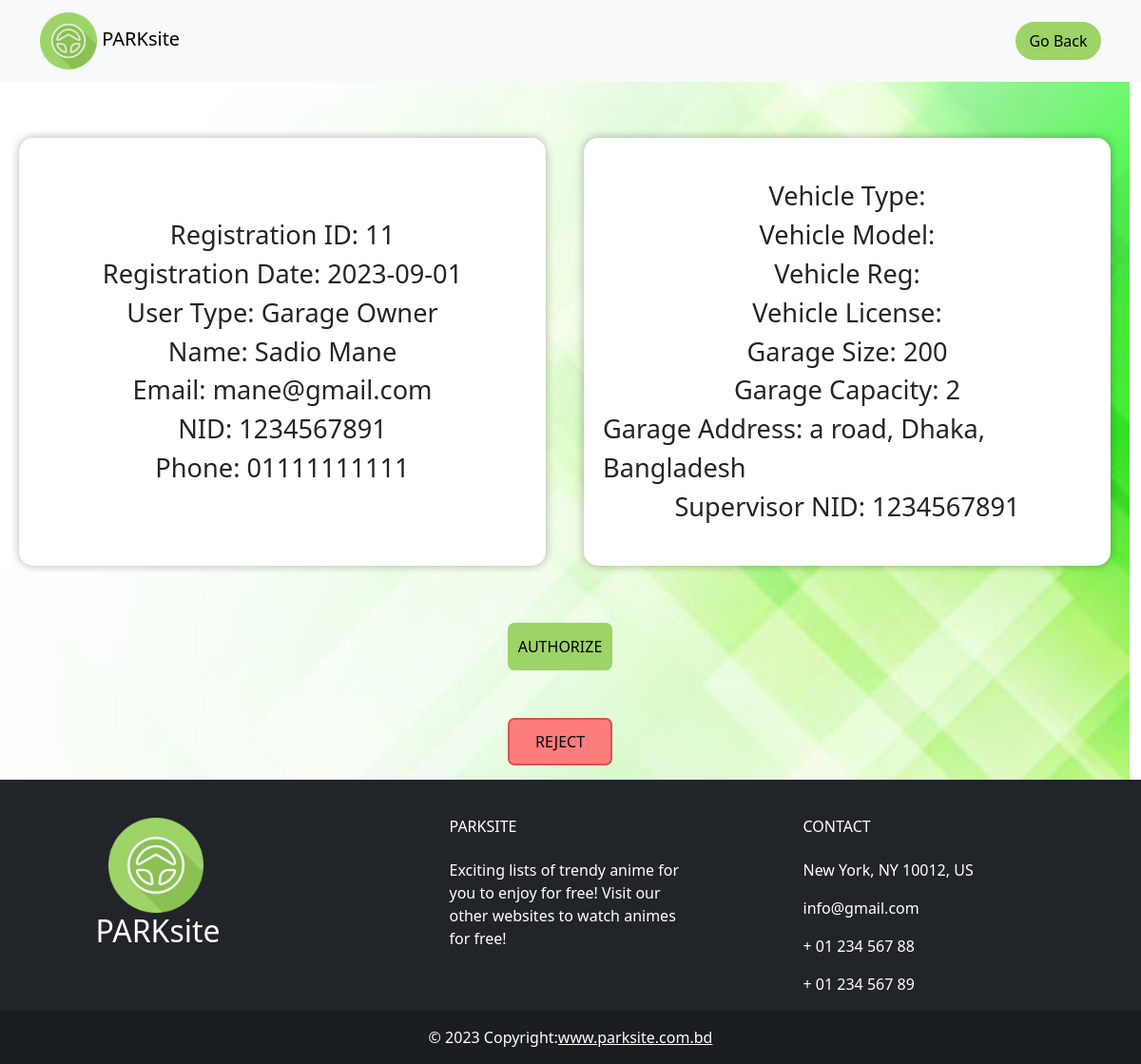
The page /adminAuthorize.php?regid=11 on the database its author committed.
### tables this page shows
CREATE TABLE `registration` (
  `regid` int(11) NOT NULL,
  `status` int(11) NOT NULL,
  `regdate` date NOT NULL,
  `name` varchar(200) NOT NULL,
  `email` varchar(200) NOT NULL,
  `pass` varchar(200) NOT NULL,
  `nid` varchar(200) NOT NULL,
  `phone` varchar(200) NOT NULL,
  `vtype` varchar(200) DEFAULT NULL,
  `vmodel` varchar(200) DEFAULT NULL,
  `vreg` varchar(200) DEFAULT NULL,
  `vlisc` varchar(200) DEFAULT NULL,
  `garsize` varchar(200) DEFAULT NULL,
  `garcap` varchar(200) DEFAULT NULL,
  `garadr` varchar(200) DEFAULT NULL,
  `supnid` varchar(200) DEFAULT NULL,
  `type` varchar(200) NOT NULL,
  `seid` int(11) NOT NULL
);

### adminAuthorize.php (the view, shortened to what this page needs)
<?php
    include 'connection.php';
    if (isset($_GET['regid'])) {
        $regid = $_GET['regid'];
    }
    $sql = "SELECT * from registration WHERE regid = $regid";
    $result = mysqli_query($conn, $sql);
    $row = mysqli_fetch_assoc($result);
    $regdate = $row['regdate'];
    $type = $row['type'];
    $name = $row['name'];
    $email = $row['email'];
    $nid = $row['nid'];
    $phone = $row['phone'];
    $vtype = $row['vtype'];
    $vmodel = $row['vmodel'];
    $vreg = $row['vreg'];
    $vlisc = $row['vlisc'];
    $garsize = $row['garsize'];
    $garcap = $row['garcap'];
    $garadr = $row['garadr'];
    $supnid = $row['supnid'];
?>
<!DOCTYPE html>
<html lang="en">
<head>
  <link href="https://cdn.jsdelivr.net/npm/bootstrap@5.3.1/dist/css/bootstrap.min.css" rel="stylesheet"
 />
  <link rel="stylesheet" href="adminAuthorize.css" />
</head>
<body>
  <header>
    <nav class="navbar fixed-top navbar-expand-md navbar-light bg-light">
      <div class="container">
        <a href="home.html" class="navbar-brand"><img class="imglogo" src="images/logo.png" alt="" width="60"
            class="d-inline-block align-text-top" />
          PARKsite</a>
        <div class="collapse navbtn navbar-collapse" id="navmenu">
          <ul class="navbar-nav ms-auto">
            <li class="nav-item">
              <button class="btn1" onclick="goBack()">Go Back</button>
            </li>
          </ul>
        </div>
      </div>
    </nav>
  </header>
  <main>
    <div class="info">
      <div class="left common">
        <label for="">Registration ID: <?php echo $regid ?></label>
        <label for="">Registration Date: <?php echo $regdate ?></label>
        <label id="" >User Type: <?php echo $type ?> </label>
        <label id="" >Name: <?php echo $name ?></label>
        <label id="" >Email: <?php echo $email ?></label>
        <label id="" >NID: <?php echo $nid ?></label>
        <label id="" >Phone: <?php echo $phone ?></label>
      </div>
      <div class="right common">
        <label id="" >Vehicle Type: <?php echo $vtype ?></label>
        <label id="" >Vehicle Model: <?php echo $vmodel ?></label>
        <label id="" >Vehicle Reg: <?php echo $vreg ?></label>
        <label id="" >Vehicle License: <?php echo $vlisc ?></label>
        <label id="" >Garage Size: <?php echo $garsize ?></label>
        <label id="" >Garage Capacity: <?php echo $garcap ?></label>
        <label id="" >Garage Address: <?php echo $garadr ?></label>
        <label for="">Supervisor NID: <?php echo $supnid ?></label>
    </div>
    </div>
    <div class="butt">
      <form action="adminAuthorize.php?regid=<?php echo $regid ?>" method="POST">
        <button type="submit" name="authorize" class="btn3" >AUTHORIZE</button>
      </form>
      <form action="adminAuthorize.php?regid=<?php echo $regid ?>" method="POST">
       <button type="submit" name="reject" class="btn3 btn4" >REJECT</button>
      </form>
    </div>
  </main>
  <footer class="text-center text-lg-start text-white bg-dark">
    <div class="container p-4 pb-0">
      <section class="">
        <div class="row">
          <div class="col-md-3 col-lg-3 col-xl-3 mx-auto mt-3">
            <img class="imglogo" src="images/logo.png" alt="logo" width="100" style="margin-left: 13px" />
            <br />
            <h2 style="margin-right: auto">PARKsite</h2>
          </div>
          <div class="col-md-3 col-lg-3 col-xl-3 mx-auto mt-3">
            <h6 class="text-uppercase mb-4 font-weight-bold">PARKsite</h6>
            <p>
              Exciting lists of trendy anime for you to enjoy for free! Visit
              our other websites to watch animes for free!
            </p>
          </div>
          <div class="col-md-4 col-lg-3 col-xl-3 mx-auto mt-3">
            <h6 class="text-uppercase mb-4 font-weight-bold">Contact</h6>
            <p><i class="fas fa-home mr-3"></i> New York, NY 10012, US</p>
            <p><i class="fas fa-envelope mr-3"></i> info@gmail.com</p>
            <p><i class="fas fa-phone mr-3"></i> + 01 234 567 88</p>
            <p><i class="fas fa-print mr-3"></i> + 01 234 567 89</p>
          </div>
        </div>
      </section>
    </div>
    <div class="text-center p-3" style="background-color: rgba(0, 0, 0, 0.2)">
      © 2023 Copyright:<a class="text-white" href="index.html">www.parksite.com.bd</a>
    </div>
  </footer>
</body>
</html>

### adminAuthorize.css (style rules this page uses)
.imglogo { overflow: hidden; transition-duration: 0.5s; transition-property: transform; }
.container { align-items: center; justify-content: center; }
.btn1 { background-color: #9ed368; border-radius: 30px; border: 2px solid #9ed368; margin-left: 10px; width: 90px; height: 40px; }
main { width: 99vw; height: 100vh; display: flex; flex-direction: column; justify-content: center; align-items: center; background-image: url('images/back-signup.jpg'); background-size: cover; margin-top: 20px; }
main button { margin-top: 40px; margin-bottom: 100px; }
label { display: block; }
.info { margin-top: 100px; width: 99vw; display: flex; justify-content: space-evenly; align-items: center; }
.common { display: flex; flex-direction: column; justify-content: center; align-items: center; font-size: 1.7rem; width: 600px; border-radius: 15px; box-shadow: 0px 0px 10px rgba(0, 0, 0, 0.3); margin: 20px; padding: 20px; height: 450px; background-color: white; }
.btn3 { background-color: #9ed368; border-radius: 7px; border: 2px solid #9ed368; margin-right: 10px; margin-bottom: 10px; width: 110px; height: 50px; }
.btn4 { background-color: rgb(253, 124, 124); border: 2px solid rgb(223, 80, 80); }

### rows shown on the page
registration: regdate "2023-09-01", type "Garage Owner", name "Sadio Mane", email "mane@gmail.com", nid "1234567891", phone "01111111111", garsize "200", garcap "2", garadr "a road, Dhaka, Bangladesh", supnid "1234567891"

### other values the page prints
$regid "11"
